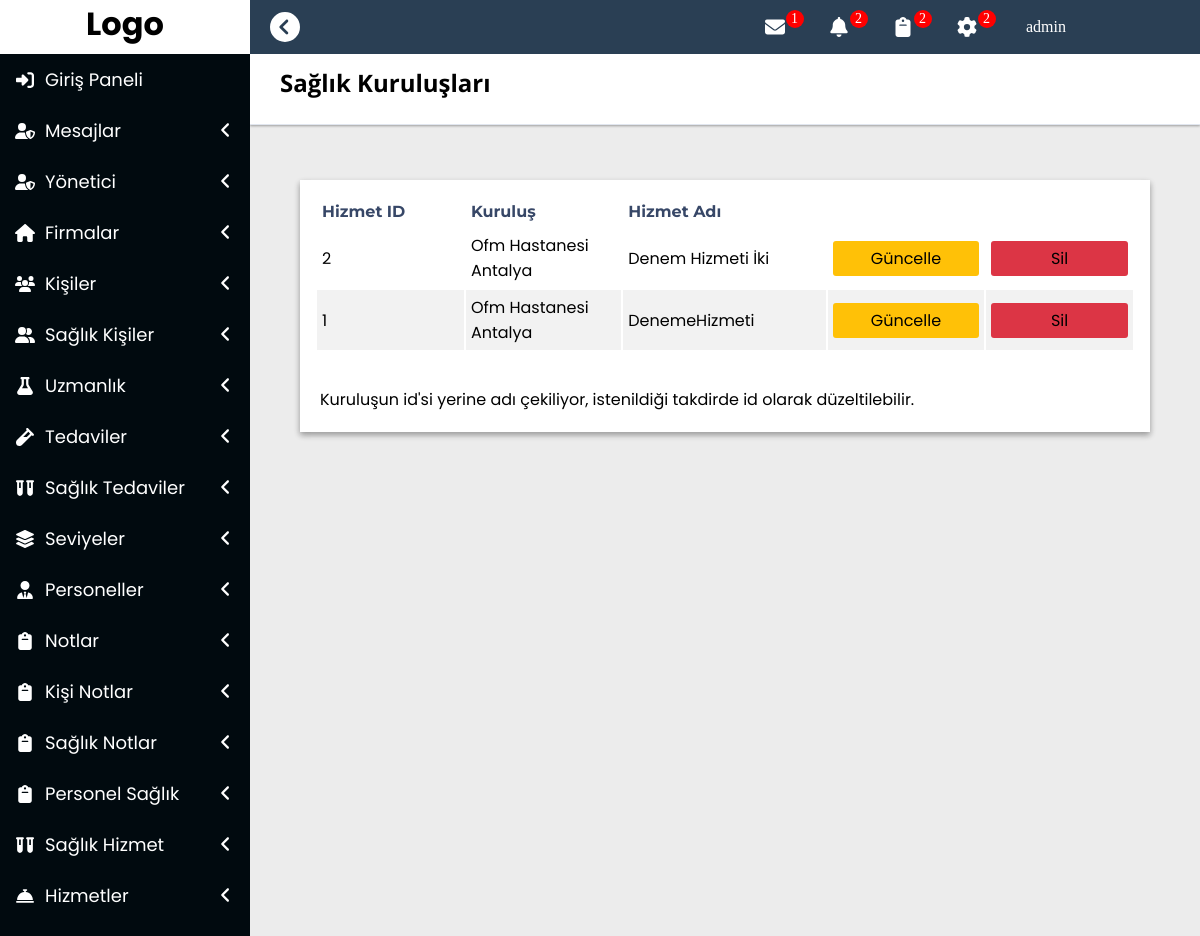
The page /hizmetlistele/ (signed in) on the database as committed earlier.
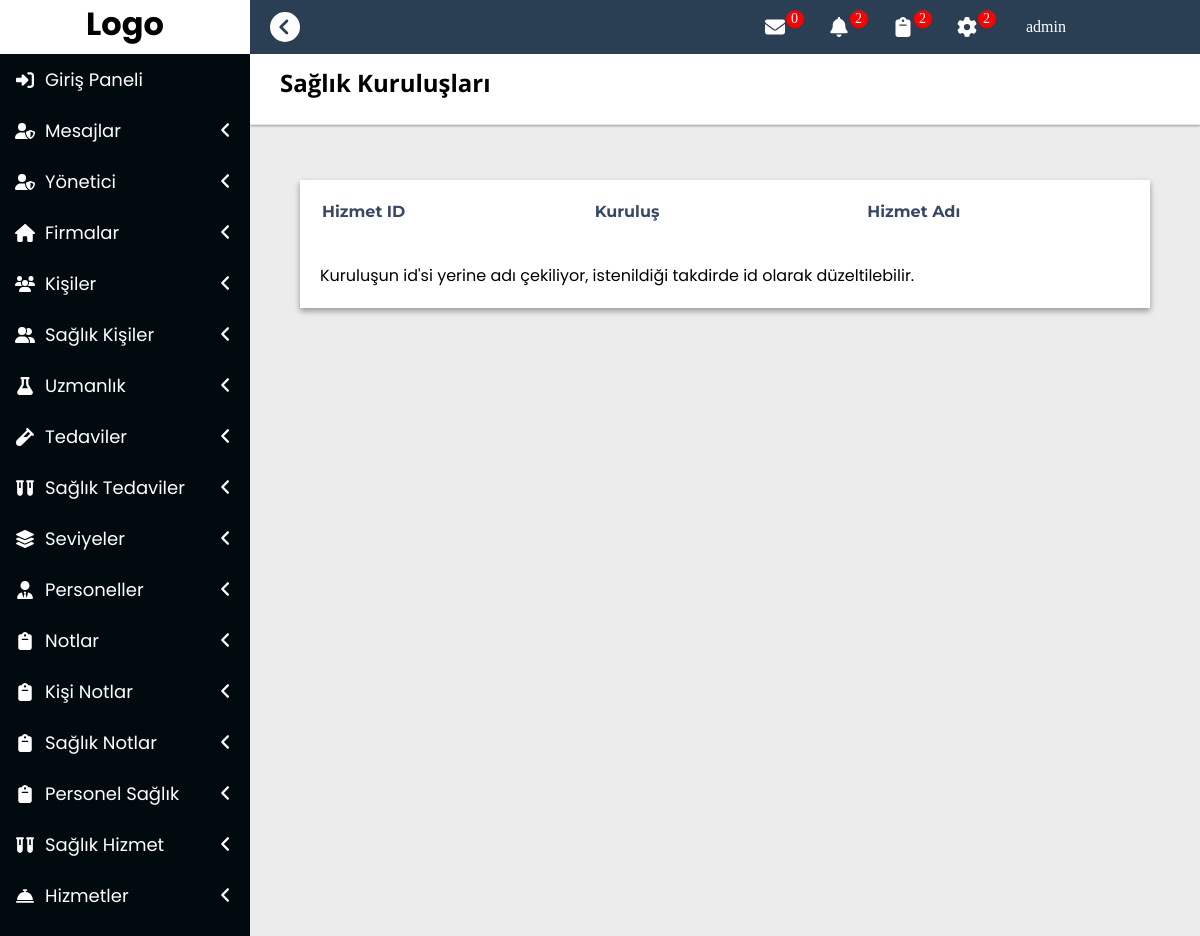
The same page on the database as committed later.
### base/models.py (models this page shows, shortened)
class Hizmetler(models.Model):
    SaglikHizmet = models.ForeignKey(SaglikKuruluslari,on_delete = models.CASCADE,related_name="HizmetlerSaglikHizmet")
    hizmetAdi = models.CharField(max_length = 50,null=False,blank=False,verbose_name = "Hizmet Adı")
    eklenmeTarihi = models.DateTimeField(auto_now_add=True,verbose_name="Oluşturulma Tarihi")
    class Meta:
        ordering = ['-eklenmeTarihi']

class SaglikKuruluslari(models.Model):
    author = models.ForeignKey("auth.User",on_delete = models.CASCADE,verbose_name = "Ekleyen")
    kurulusAdi = models.CharField(max_length = 50,null=False,blank=False,verbose_name = "Kuruluş Adı")
    kurulusTuru =models.CharField(max_length=20,null=False,blank=False, choices=kurulusTurleri, verbose_name = "Kuruluş Türü")
    durum =models.CharField(max_length = 20,null=False,blank=False, choices=durumlar, verbose_name = "Durum")
    sehir = models.ForeignKey(Sehir,null=True, on_delete = models.CASCADE,related_name="SaglikKurulusSehir")
    ilce = models.ForeignKey(Ilce,null=True, on_delete = models.CASCADE,related_name="SaglikKurulusIlce")
    mahalle = models.ForeignKey(Mahalle,null=True, on_delete = models.CASCADE,related_name="SaglikKurulusMahalle")
    sokak = models.ForeignKey(Sokak,null=True, on_delete = models.CASCADE,related_name="SaglikKurulusSokak")
    cadde = models.ForeignKey(Cadde,null=True, on_delete = models.CASCADE,related_name="SaglikKurulusCadde")
    kapiNo = models.PositiveIntegerField(null=True,verbose_name = "Kapı No")
    tamAdres = models.CharField(max_length = 250,null=True,verbose_name = "Tam Adres")
    postaKodu = models.PositiveIntegerField(null=True,verbose_name = "Posta Kodu")
    enlem = models.FloatField(max_length = 50,null=False,blank=False,verbose_name = "Enlem")
    boylam = models.FloatField(max_length = 50,null=False,blank=False,verbose_name = "Boylam")
    telefon = models.PositiveIntegerField(null=False,blank=False,verbose_name = "Telefon")
    fax = models.PositiveIntegerField(verbose_name = "Fax")
    website = models.CharField(max_length = 50,verbose_name = "Website")
    mail = models.EmailField(max_length = 50,verbose_name = "Mail")
    doktorSayisi = models.PositiveIntegerField(verbose_name = "Doktor Sayısı")
    kisiUzaklik = models.FloatField(max_length = 500,null= True, verbose_name="Kişiye Olan Uzaklık")
    eklenmeTarihi = models.DateTimeField(auto_now_add=True,verbose_name="Oluşturulma Tarihi")
    def __str__(self):
        return self.kurulusAdi
    class Meta:
        ordering = ['-eklenmeTarihi']

### base/views.py (the view)
# urls.py: path('hizmetlistele/', views.hizmetListele, name = "hizmetListele"),
def hizmetListele(request):
    mesajlar = Mesajlar.objects.filter(alıcı=request.user,okundu=False)
    mesajlarAdet = len(mesajlar)
    hizmetler = Hizmetler.objects.all()
    context={
        "mesajlar":mesajlar,
        "mesajlarAdet":mesajlarAdet,
        "hizmetler":hizmetler
    }
    return render(request,"Listele/hizmet.html",context)

### templates/Listele/hizmet.html
{% extends "layout.html" %}
{% block body %}
<div class="ContentLayout">
    <div class="Pagination">
        <h1>Sağlık Kuruluşları</h1>
    </div>
    <div class="SubContent">
        <div class="tablo">
            <table>
                <thead>
                    <tr>
                        <td>Hizmet ID</td>
                        <td>Kuruluş</td>
                        <td>Hizmet Adı</td>
                    </tr>
                </thead>
                <tbody>
                    {% for hizmet in hizmetler %}
                    <tr>
                        <td>{{hizmet.id}}</td>
                        <td>{{hizmet.SaglikHizmet}}</td>
                        <td>{{hizmet.hizmetAdi}}</td>
                        <td><a href="{% url 'base:hizmetDuzenle' hizmet.id %}" class = "btn-update">Güncelle</a></td>
                        <td><a href="{% url 'base:hizmetSil' hizmet.id %}" class = "btn-delete">Sil</a> </td>
                    </tr>
                    {% endfor %}
                </tbody>
            </table>
            <p style="margin: 20px;">Kuruluşun id'si yerine adı çekiliyor, istenildiği takdirde id olarak
                düzeltilebilir.</p>
        </div>
    </div>
</div>
{% endblock body %}

### templates/layout.html (shortened to what the changed rows need)
<!DOCTYPE html>
{% load static %}
<html lang="en">
<head>
    <link rel="stylesheet" href="{% static 'css/style.css' %}">
</head>
<body>
    <div id="Layout">
        <div id="SideMenu">
            <div id="Logo">
                <h1>Logo</h1>
            </div>
        </div>
        <main id="MainSide">
            <div id="TopMenu">
                <ul>
                    <li><a href="#"><i style="height: 20px;width: 20px;" class="fa fa-envelope"></i><span>{{mesajlarAdet}}</span></a>
                    </li>
                </ul>
            </div>
            <div id="Content">
                {% block body %}
                {% endblock body %}
            </div>
        </main>
    </div>
</body>
</html>

Rows that differ between the two databases and show on the page:
removed Hizmetler: id "2", SaglikHizmet "Ofm Hastanesi Antalya", hizmetAdi "Denem Hizmeti İki"
removed Hizmetler: id "1", SaglikHizmet "Ofm Hastanesi Antalya", hizmetAdi "DenemeHizmeti"
Other text that changed with them:
{{ mesajlarAdet }}: "1" → "0"
